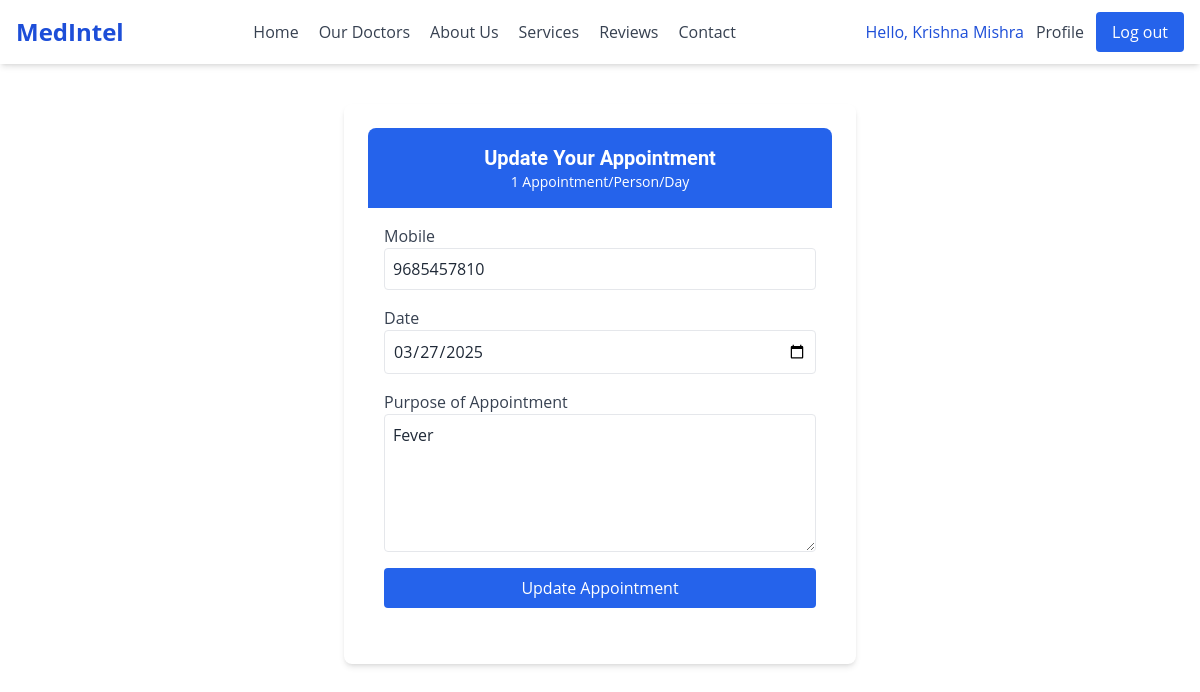
Screenshot of /update_appointment/17/ (signed in) with the database file from the repository.
### main_app/models.py (models this page shows, shortened)
class Patient(models.Model):
    patient = models.OneToOneField(User,on_delete=models.CASCADE,null=True)
    date_of_birth = models.DateField()
    background_history = models.TextField(default="", blank=True)
    mobile_no = models.CharField(max_length=10, unique=True, null=True, blank=True)
    GENDER_CHOICES = [
        ('M', 'Male'),
        ('F', 'Female'),
        ('O', 'Other')
    ]
    gender = models.CharField(max_length=1, choices=GENDER_CHOICES, null=True, blank=True)
    def full_name(self):
        return f"{self.patient.first_name} {self.patient.last_name}"

class Appointment(models.Model):
    user = models.ForeignKey(User, on_delete=models.DO_NOTHING)
    doctor = models.ForeignKey(Doctor, on_delete=models.CASCADE, null=True, blank=True)  # New Field
    mobile = models.CharField(max_length=20)
    date = models.DateField()
    note = models.TextField()
    status = models.CharField(max_length=255, choices=APPOINTMENT_STATUS_OPTIONS, default="Booked")

### main_app/views.py (the view, shortened to what this page needs)
# urls.py: path('update_appointment/<int:aid>/',views.update_appointment,name="update_appointment"),
@login_required(login_url='accounts:signin_patient')
def update_appointment(request, aid):
    try:
        appointment = Appointment.objects.get(id=aid)
        if appointment.user != request.user:
            messages.error(request, "Unauthorized action!")
            return redirect('appointment', doctor_id=appointment.doctor.id)
        context = {
            'appointment': appointment
        }
        return render(request, 'patient/appointment_update.html', context)
    except Appointment.DoesNotExist:
        messages.error(request, "Appointment not found!")
        return redirect('home')

### templates/patient/appointment_update.html (shortened to what this page needs)
{% extends "basic.html" %}
{% load static %}
{% block extrahead %}
<script src="https://cdn.tailwindcss.com"></script>
<link rel="stylesheet" href="https://cdnjs.cloudflare.com/ajax/libs/font-awesome/6.5.1/css/all.min.css">
{% endblock extrahead %}
{% block content %}
<div class="antialiased text-gray-800 min-h-screen flex flex-col">
    <main id="main-content" class="flex-1 relative h-full">
        <div id="RolloutPageContent">
            <div class="root mx-auto my-auto px-10 py-10">
                <div class="bg-white rounded-lg shadow-md overflow-hidden max-w-lg mx-auto p-6">
                    <div class="bg-blue-600 p-4 text-white text-center rounded-t-lg">
                        <h3 class="text-xl font-semibold">Update Your Appointment</h3>
                        <p class="text-sm">1 Appointment/Person/Day</p>
                    </div>
                    <form action="{% url 'update_appointment' appointment.id %}" method="post" class="p-4">
                        <div class="mb-4">
                            <label class="block text-gray-700">Mobile</label>
                            <input type="text" name="mobile" class="w-full border rounded p-2" value="{{ appointment.mobile }}" required>
                        </div>
                        <div class="mb-4">
                            <label class="block text-gray-700">Date</label>
                            <input type="date" name="date" class="w-full border rounded p-2" value="{{ appointment.date | date:'Y-m-d' }}" required>
                        </div>
                        <div class="mb-4">
                            <label class="block text-gray-700">Purpose of Appointment</label>
                            <textarea rows="5" class="w-full border rounded p-2" name="note" required>{{ appointment.note }}</textarea>
                        </div>
                        <div class="mt-4">
                            <input type="submit" value="Update Appointment" class="bg-blue-600 text-white px-4 py-2 rounded w-full hover:bg-blue-700 cursor-pointer">
                        </div>
                    </form>
                </div>
            </div>
        </div>
    </main>
</div>
{% endblock content %}

### templates/basic.html (shortened to what this page needs)
{% load static %}
<html lang="en">
<head>
      <script src="https://cdn.tailwindcss.com"></script>
      <link rel="stylesheet" href="https://cdnjs.cloudflare.com/ajax/libs/font-awesome/6.5.1/css/all.min.css"
 />
    {% block extrahead %}{% endblock extrahead %}
</head>
<body>
    <header id="header" class="bg-white dark:bg-neutral-900 shadow-md sticky top-0 z-50">
        <nav class="mx-auto px-4 py-3">
            <div class="flex justify-between items-center">
                <div class="flex items-center">
                    <a href="#hero" class="text-2xl font-bold text-blue-700 dark:text-blue-400">
                        MedIntel
                    </a>
                </div>
                <div class="hidden md:flex space-x-5">
                    <a href="{% url 'home' %}#hero" class="text-gray-700 hover:text-blue-600 dark:text-gray-300 dark:hover:text-blue-400 transition duration-300">Home</a>
                    <a href="{% url 'our_docts' %}" class="text-gray-700 hover:text-blue-600 dark:text-gray-300 dark:hover:text-blue-400 transition duration-300">Our Doctors</a>
                    <a href="{% url 'home' %}#about" class="text-gray-700 hover:text-blue-600 dark:text-gray-300 dark:hover:text-blue-400 transition duration-300">About Us</a>
                    <a href="{% url 'home' %}#services" class="text-gray-700 hover:text-blue-600 dark:text-gray-300 dark:hover:text-blue-400 transition duration-300">Services</a>
                    <a href="{% url 'home' %}#user-reviews" class="text-gray-700 hover:text-blue-600 dark:text-gray-300 dark:hover:text-blue-400 transition duration-300">Reviews</a>
                    <a href="{% url 'home' %}#contact" class="text-gray-700 hover:text-blue-600 dark:text-gray-300 dark:hover:text-blue-400 transition duration-300">Contact</a>
                </div>
                <div class="hidden md:flex items-center space-x-3">
                    {% if user.is_authenticated %}
                        {% if user.patient %}
                            <span class="text-blue-700 dark:text-blue-400 font-medium">Hello, {{ user.patient.full_name }}</span>
                            <a href="{% url "patient_ui" %}" class="text-gray-700 hover:text-blue-600 dark:text-gray-300 dark:hover:text-blue-400 transition duration-300">Profile</a>
                        {% endif %}
                        <button onclick="openModal()" class="bg-blue-600 text-white px-4 py-2 rounded">Log out</button>
                    {% endif %}
                </div>
            </div>
        </nav>
    </header>
    <div class="container-fluid pgcontent">
        {% block content %}{% endblock content %}
    </div>
</body>
</html>

### templates/basic.html (style rules this page uses)
h1, h2, h3, h4, h5, h6 { font-family: Roboto, sans-serif, Inter, system-ui, sans-serif; }
body { font-family: Open Sans, sans-serif, Inter, system-ui, sans-serif; scroll-behavior: smooth; }
html { scroll-behavior: smooth; }

### rows the page displays
Appointment: mobile "9685457810", date "03/27/2025", note "Fever"

### other values shown
{{ user.patient.full_name }} "Krishna Mishra"
